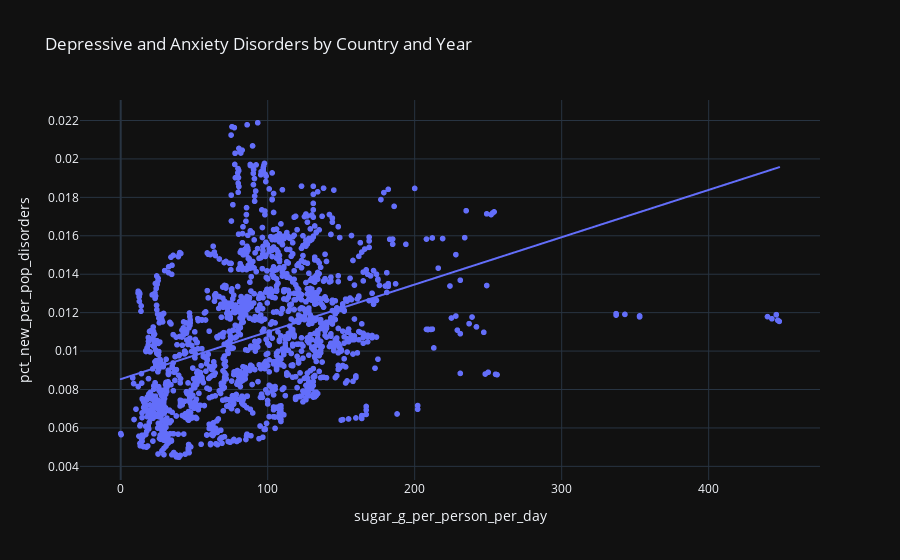

The notebook cell saved with this chart:
### Code cell
fig = px.scatter(happy_sad_sugar_fish,
           x='sugar_g_per_person_per_day',
           y='pct_new_per_pop_disorders',
        #    color='country',
           title='Depressive and Anxiety Disorders by Country and Year',
           template='plotly_dark',
           trendline = 'ols', 
        #    trendline_color_override='red'
           )

# toggle visibility off by default
# for trace in fig.data:
#     trace.visible = 'legendonly'
    
fig.show()

### Figure 1 — Plotly figure (JSON) as saved in the notebook; plotly's stock layout.template omitted (floating-point values rounded to 4 significant figures; data arrays with more than 128 entries replaced by an {"elided": "..."} marker saying what was removed)
{"data": [{"hovertemplate": "sugar_g_per_person_per_day=%{x}<br>pct_new_per_pop_disorders=%{y}<extra></extra>", "legendgroup": "", "marker": {"color": "#636efa", "symbol": "circle"}, "mode": "markers", "name": "", "showlegend": false, "type": "scattergl", "x": {"elided": "1600 float values"}, "xaxis": "x", "y": {"elided": "1600 float values"}, "yaxis": "y"}, {"hovertemplate": "<b>OLS trendline</b><br>pct_new_per_pop_disorders = 2.46214e-05 * sugar_g_per_person_per_day + 0.00853954<br>R<sup>2</sup>=0.141510<br><br>sugar_g_per_person_per_day=%{x}<br>pct_new_per_pop_disorders=%{y} <b>(trend)</b><extra></extra>", "legendgroup": "", "marker": {"color": "#636efa", "symbol": "circle"}, "mode": "lines", "name": "", "showlegend": false, "type": "scattergl", "x": {"elided": "1600 float values"}, "xaxis": "x", "y": {"elided": "1600 float values"}, "yaxis": "y"}], "layout": {"legend": {"tracegroupgap": 0}, "title": {"text": "Depressive and Anxiety Disorders by Country and Year"}, "xaxis": {"anchor": "y", "domain": [0, 1], "title": {"text": "sugar_g_per_person_per_day"}}, "yaxis": {"anchor": "x", "domain": [0, 1], "title": {"text": "pct_new_per_pop_disorders"}}}}
